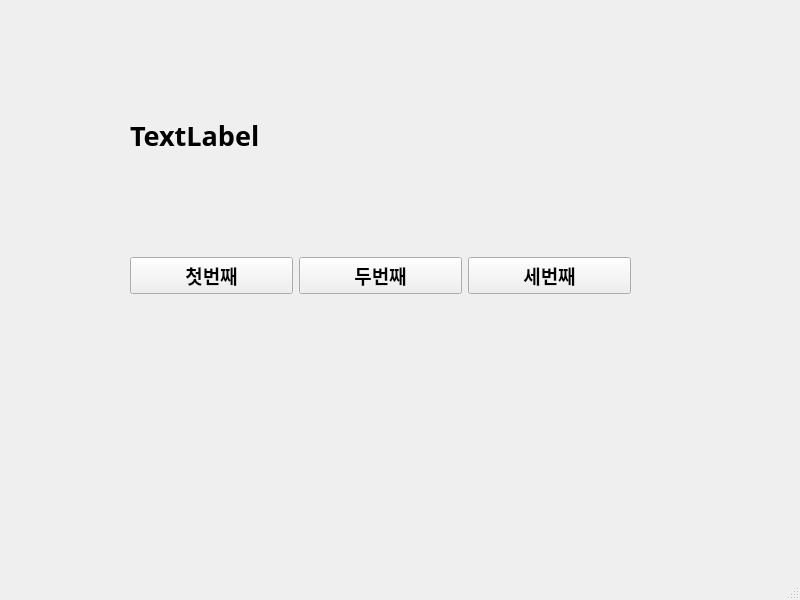
<?xml version="1.0" encoding="UTF-8"?>
<ui version="4.0">
 <class>MainWindow</class>
 <widget class="QMainWindow" name="MainWindow">
  <property name="geometry">
   <rect>
    <x>0</x>
    <y>0</y>
    <width>800</width>
    <height>600</height>
   </rect>
  </property>
  <property name="windowTitle">
   <string>MainWindow</string>
  </property>
  <widget class="QWidget" name="centralwidget">
   <widget class="QWidget" name="horizontalLayoutWidget">
    <property name="geometry">
     <rect>
      <x>130</x>
      <y>190</y>
      <width>501</width>
      <height>171</height>
     </rect>
    </property>
    <layout class="QHBoxLayout" name="horizontalLayout">
     <item>
      <widget class="QPushButton" name="pushButton">
       <property name="font">
        <font>
         <family>맑은 고딕</family>
         <pointsize>14</pointsize>
         <weight>75</weight>
         <bold>true</bold>
        </font>
       </property>
       <property name="text">
        <string>첫번째</string>
       </property>
      </widget>
     </item>
     <item>
      <widget class="QPushButton" name="pushButton_2">
       <property name="font">
        <font>
         <family>맑은 고딕</family>
         <pointsize>14</pointsize>
         <weight>75</weight>
         <bold>true</bold>
        </font>
       </property>
       <property name="text">
        <string>두번째</string>
       </property>
      </widget>
     </item>
     <item>
      <widget class="QPushButton" name="pushButton_3">
       <property name="font">
        <font>
         <family>맑은 고딕</family>
         <pointsize>14</pointsize>
         <weight>75</weight>
         <bold>true</bold>
        </font>
       </property>
       <property name="text">
        <string>세번째</string>
       </property>
      </widget>
     </item>
    </layout>
   </widget>
   <widget class="QLabel" name="label">
    <property name="geometry">
     <rect>
      <x>130</x>
      <y>100</y>
      <width>231</width>
      <height>71</height>
     </rect>
    </property>
    <property name="font">
     <font>
      <family>맑은 고딕</family>
      <pointsize>20</pointsize>
      <weight>75</weight>
      <bold>true</bold>
     </font>
    </property>
    <property name="text">
     <string>TextLabel</string>
    </property>
   </widget>
  </widget>
  <widget class="QMenuBar" name="menubar">
   <property name="geometry">
    <rect>
     <x>0</x>
     <y>0</y>
     <width>800</width>
     <height>26</height>
    </rect>
   </property>
  </widget>
  <widget class="QStatusBar" name="statusbar"/>
 </widget>
 <resources/>
 <connections>
  <connection>
   <sender>pushButton</sender>
   <signal>clicked()</signal>
   <receiver>MainWindow</receiver>
   <slot>firstClick()</slot>
   <hints>
    <hint type="sourcelabel">
     <x>177</x>
     <y>302</y>
    </hint>
    <hint type="destinationlabel">
     <x>214</x>
     <y>364</y>
    </hint>
   </hints>
  </connection>
  <connection>
   <sender>pushButton_2</sender>
   <signal>clicked()</signal>
   <receiver>MainWindow</receiver>
   <slot>secondClick()</slot>
   <hints>
    <hint type="sourcelabel">
     <x>338</x>
     <y>303</y>
    </hint>
    <hint type="destinationlabel">
     <x>392</x>
     <y>362</y>
    </hint>
   </hints>
  </connection>
  <connection>
   <sender>pushButton_3</sender>
   <signal>clicked()</signal>
   <receiver>MainWindow</receiver>
   <slot>thirdClick()</slot>
   <hints>
    <hint type="sourcelabel">
     <x>575</x>
     <y>304</y>
    </hint>
    <hint type="destinationlabel">
     <x>549</x>
     <y>356</y>
    </hint>
   </hints>
  </connection>
 </connections>
 <slots>
  <slot>firstClick()</slot>
  <slot>secondClick()</slot>
  <slot>thirdClick()</slot>
 </slots>
</ui>
